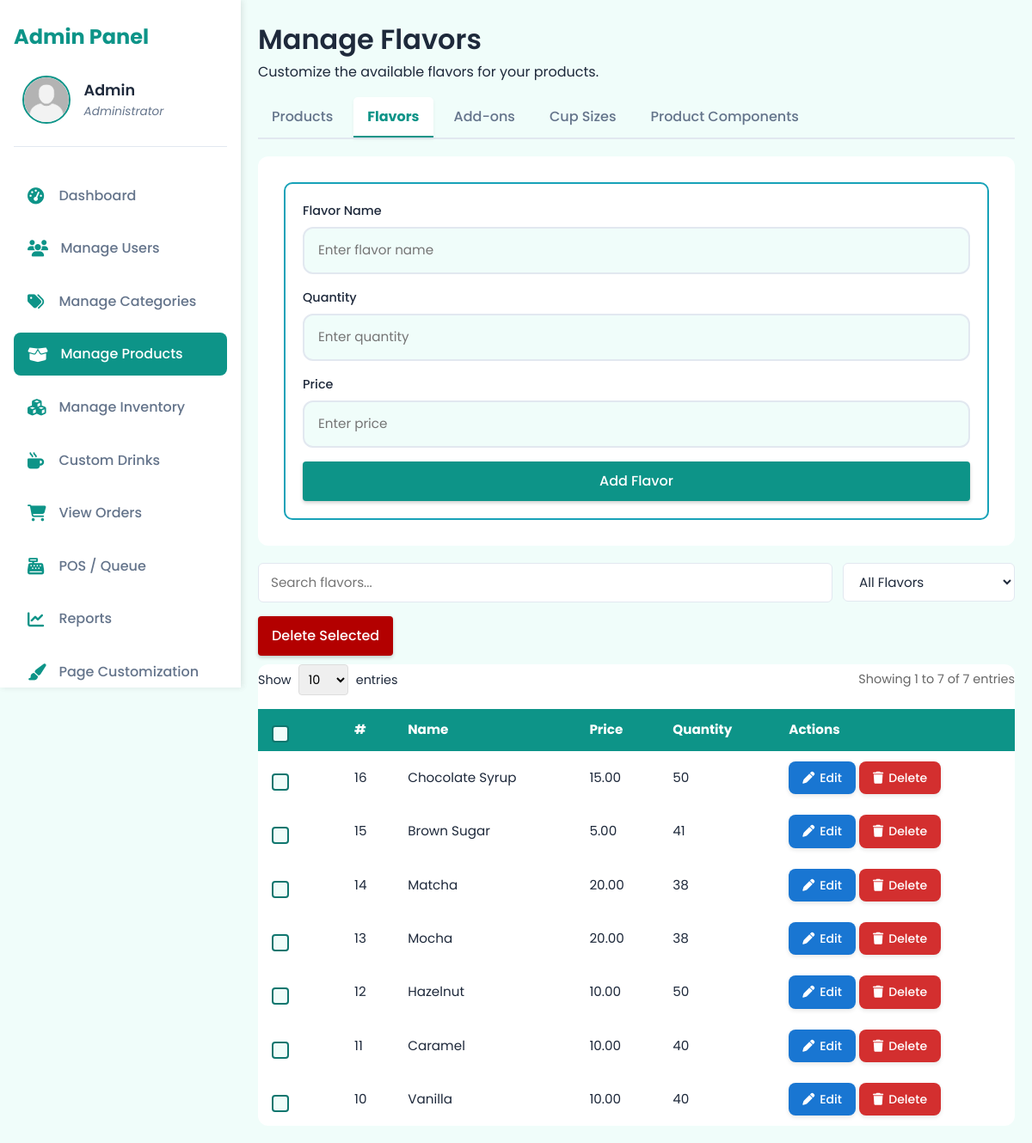
Screenshot of /dashboard/admin/manage-products.php?tab=flavors (signed in) with the database file from the repository.
### tables this page shows
CREATE TABLE `users` (
  `id` int(11) NOT NULL,
  `name` varchar(100) DEFAULT NULL,
  `email` varchar(100) DEFAULT NULL,
  `password` varchar(255) DEFAULT NULL,
  `account_type` enum('admin','customer') DEFAULT 'customer',
  `email_verified` tinyint(1) DEFAULT 0,
  `verification_code` varchar(6) DEFAULT NULL,
  `reset_code` varchar(6) DEFAULT NULL,
  `created_at` timestamp NOT NULL DEFAULT current_timestamp(),
  `full_name` varchar(150) DEFAULT NULL,
  `address` text DEFAULT NULL,
  `age` int(11) DEFAULT NULL,
  `birthday` date DEFAULT NULL,
  `profile_image` varchar(255) DEFAULT NULL,
  `failed_attempts` int(11) DEFAULT 0,
  `is_blocked` tinyint(1) DEFAULT 0
);

CREATE TABLE `flavors` (
  `flavor_id` int(11) NOT NULL,
  `flavor_name` varchar(100) NOT NULL,
  `quantity` int(11) DEFAULT 0,
  `created_at` timestamp NOT NULL DEFAULT current_timestamp(),
  `price` decimal(10,2) DEFAULT 0.00
);

### dashboard/admin/tabs/flavors.php (the view, shortened to what this page needs)
<?php
require_once __DIR__ . '/../../../config/db.php';
$entries_per_page = isset($_GET['entries']) ? (int)$_GET['entries'] : 10;
$current_page = isset($_GET['page']) ? (int)$_GET['page'] : 1;
$offset = ($current_page - 1) * $entries_per_page;
$total_records = $conn->query("SELECT COUNT(*) FROM flavors")->fetchColumn();
$flavors = $conn->query("SELECT * FROM flavors ORDER BY flavor_id DESC LIMIT $offset, $entries_per_page")->fetchAll();
?>
<!DOCTYPE html>
<html lang="en">
<head>
  <link rel="stylesheet" href="/alon_at_araw/assets/global.css"/>
  <link rel="stylesheet" href="/alon_at_araw/assets/styles/root-admin.css">
  <link rel="stylesheet" href="/alon_at_araw/assets/styles/flavors.css"/>
  <link rel="stylesheet" href="/alon_at_araw/assets/fonts/font.css">
  <link rel="stylesheet" href="https://cdnjs.cloudflare.com/ajax/libs/jquery-toast-plugin/1.3.2/jquery.toast.min.css" />
  <link rel="stylesheet" href="https://cdnjs.cloudflare.com/ajax/libs/font-awesome/6.4.0/css/all.min.css"/>
</head>
<body>
<?php include __DIR__ . '/../../../includes/admin-sidebar.php'; ?>
<main class="users-management">
  <div class="category-form-wrapper">
    <form method="POST" class="category-form">
      <div class="input-container">
        <label for="flavor-name">Flavor Name</label>
        <input type="text" id="flavor-name" name="flavor_name" placeholder="Enter flavor name" required />
      </div>
      <div class="input-container">
        <label for="quantity">Quantity</label>
        <input type="number" id="quantity" name="quantity" placeholder="Enter quantity" required min="1" />
      </div>
      <div class="input-container">
        <label for="price">Price</label>
        <input type="number" id="price" name="price" placeholder="Enter price" required min="1" />
      </div>
      <button type="submit" name="add_flavor" class="md-btn md-btn-primary">Add Flavor</button>
    </form>
  </div>
  <div class="user-controls">
    <input type="text" id="searchInput" placeholder="Search flavors..." class="search-input" />
    <div class="filter-dropdown">
    <select id="filterSelect" class="filter-select">
        <option value="all">All Flavors</option>
    </select>
    </div>
  </div>
  <form method="POST">
    <button type="button" id="triggerBulkDelete" class="md-btn danger">Delete Selected</button>
    <div class="table-container">
      <div class="table-controls">
        <div class="entries-control">
            <label>Show
                <select id="entriesSelect" onchange="changeEntries(this.value)">
                    <option value="10" <?= $entries_per_page == 10 ? 'selected' : '' ?>>10</option>
                </select>
                entries
            </label>
        </div>
        <div class="table-info">
            Showing <?= min(($current_page - 1) * $entries_per_page + 1, $total_records) ?> to
            <?= min($current_page * $entries_per_page, $total_records) ?> of <?= $total_records ?> entries
        </div>
    </div>
      <table class="user-table">
        <thead>
          <tr>
            <th><label class="md-checkbox"><input type="checkbox" id="select-all" /><span></span></label></th>
            <th>#</th>
            <th>Name</th>
            <th>Price</th>
            <th>Quantity</th>
            <th>Actions</th>
          </tr>
        </thead>
        <tbody>
          <?php if (count($flavors) > 0): ?>
            <?php foreach ($flavors as $flavor): ?>
                <?php
                    $isOutOfStock = $flavor['quantity'] == 0;
                    $rowClass = $isOutOfStock ? 'out-of-stock' : '';
                ?>
              <tr style="background-color: <?= $rowClass === 'out-of-stock' ? '#d3d3d3' : '' ?>" class="<?= $rowClass ?>">
                <td>
                  <label class="md-checkbox">
                    <input type="checkbox" name="selected_ids[]" value="<?= $flavor['flavor_id'] ?>" /><span></span>
                  </label>
                </td>
                <td><?= $flavor['flavor_id'] ?></td>
                <td><?= htmlspecialchars($flavor['flavor_name']) ?></td>
                <td><?= htmlspecialchars($flavor['price']) ?></td>
                <td><?= htmlspecialchars($flavor['quantity']) ?></td>
                 <td>
                <?php if ($isOutOfStock): ?>
                    <button
                    type="button"
                    class="custom-edit-btn edit-btn"
                    data-id="<?= $flavor['flavor_id'] ?>"
                    data-name="<?= htmlspecialchars($flavor['flavor_name'], ENT_QUOTES) ?>"
                    data-price="<?= $flavor['price'] ?>"
                    data-quantity="<?= $flavor['quantity'] ?>"
                    >
                    <i class="fas fa-plus"></i> Add Stock
                    </button>
                <?php else: ?>
                    <button
                    type="button"
                    class="custom-edit-btn edit-btn"
                    data-id="<?= $flavor['flavor_id'] ?>"
                    data-name="<?= htmlspecialchars($flavor['flavor_name'], ENT_QUOTES) ?>"
                    data-price="<?= $flavor['price'] ?>"
                    data-quantity="<?= $flavor['quantity'] ?>"
                    >
                    <i class="fas fa-pen"></i> Edit
                    </button>
                <?php endif; ?>
                <button
                    type="button"
                    class="custom-delete-btn delete-flavor"
                    data-id="<?= $flavor['flavor_id'] ?>"
                >
                    <i class="fas fa-trash"></i> Delete
                </button>
                </td>
              </tr>
            <?php endforeach; ?>
          <?php endif; ?>
        </tbody>
      </table>
    </div>
  </form>
</main>
</body>
</html>

### includes/admin-sidebar.php (shortened to what this page needs)
<?php
$currentPage = basename($_SERVER['PHP_SELF']);
require_once __DIR__ . '/../config/db.php';
$stmt = $conn->prepare("SELECT name, profile_image FROM users WHERE id = ?");
$stmt->execute([$_SESSION['user_id']]);
$admin = $stmt->fetch();
$rawPath = $admin['profile_image'] ?? '';
$cleanPath = preg_replace('#^(\.\./)+#', '', $rawPath);
$profileImagePath = $cleanPath
    ? '/alon_at_araw/' . $cleanPath
    : '/alon_at_araw/assets/images/avatar.png';
?>
<!DOCTYPE html>
<html lang="en">
<head>
    <link rel="stylesheet" href="/alon_at_araw/assets/global.css"/>
    <link rel="stylesheet" href="/alon_at_araw/assets/styles/root-admin.css">
    <link rel="stylesheet" href="/alon_at_araw/assets/styles/admin-sidebar.css"/>
    <link rel="stylesheet" href="/alon_at_araw/assets/fonts/font.css">
    <link rel="stylesheet" href="https://cdnjs.cloudflare.com/ajax/libs/jquery-toast-plugin/1.3.2/jquery.toast.min.css" />
    <link rel="stylesheet" href="https://cdnjs.cloudflare.com/ajax/libs/font-awesome/6.4.0/css/all.min.css"/>
</head>
<body>
<aside class="sidebar">
  <div class="sidebar-header">
  <h2>Admin Panel</h2>
  <a href="admin-profile.php" class="admin-profile-link">
    <div class="admin-profile">
      <img src="<?= htmlspecialchars($profileImagePath) ?>" alt="Admin Profile" class="profile-pic" />
      <div class="admin-info">
        <span class="admin-name"><?= htmlspecialchars($admin['name']) ?></span>
        <small class="admin-role">Administrator</small>
      </div>
    </div>
  </a>
</div>
  <nav class="nav-links">
    <ul>
      <li><a href="dashboard.php" class="<?= $currentPage === 'dashboard.php' ? 'active' : '' ?>"><i class="fas fa-tachometer-alt"></i> Dashboard</a></li>
      <li><a href="manage-users.php" class="<?= $currentPage === 'manage-users.php' ? 'active' : '' ?>"><i class="fas fa-users"></i> Manage Users</a></li>
      <li><a href="manage-categories.php" class="<?= $currentPage === 'manage-categories.php' ? 'active' : '' ?>"><i class="fas fa-tags"></i> Manage Categories</a></li>
      <li><a href="manage-products.php" class="<?= $currentPage === 'manage-products.php' ? 'active' : '' ?>"><i class="fas fa-box-open"></i> Manage Products</a></li>
      <li><a href="inventory.php" class="<?= $currentPage === 'inventory.php' ? 'active' : '' ?>"><i class="fas fa-cubes"></i> Manage Inventory</a></li>
      <li><a href="custom-drinks.php" class="<?= $currentPage === 'custom-drinks.php' ? 'active' : '' ?>"><i class="fas fa-mug-hot"></i> Custom Drinks</a></li>
      <li><a href="view-orders.php" class="<?= $currentPage === 'view-orders.php' ? 'active' : '' ?>"><i class="fas fa-shopping-cart"></i> View Orders</a></li>
      <li><a href="pos.php" class="<?= $currentPage === 'pos.php' ? 'active' : '' ?>"><i class="fas fa-cash-register"></i> POS / Queue</a></li>
      <li><a href="reports.php" class="<?= $currentPage === 'reports.php' ? 'active' : '' ?>"><i class="fas fa-chart-line"></i> Reports</a></li>
      <li><a href="customize-site.php" class="<?= $currentPage === 'customize-site.php' ? 'active' : '' ?>"><i class="fas fa-paint-brush"></i> Page Customization</a></li>
    </ul>
  </nav>
</aside>
</body>
</html>

### assets/global.css (style rules this page uses)
* { margin: 0; padding: 0; box-sizing: border-box; }
html { scroll-behavior: smooth; }
body { font-family: 'Poppins', sans-serif; font-size: 16px; line-height: 1.6; background-color: #fff; color: #000; }
a { text-decoration: none; color: inherit; }
button { cursor: pointer; border: none; outline: none; font: inherit; }
input, select, textarea { font: inherit; border: 1px solid #ccc; padding: 0.5rem; border-radius: 4px; }
h1, h2, h3, h4, h5, h6 { font-weight: 600; color: inherit; }

### assets/styles/root-admin.css (style rules this page uses)
:root { --sidebar-width: 280px; --color-primary: #0d9488; --color-primary-hover: #0f766e; --color-bg: #f0fdfa; --color-sidebar-bg: #ffffff; --color-text-primary: #1e293b; --color-text-secondary: #64748b; --color-text-hover: #0d9488; --color-border: #e2e8f0; --color-shadow: rgba(0, 0, 0, 0.05); --color-error: #b30000; --color-success: #28a745; --color-warning: #ffc107; --color-info: #17a2b8; --color-bg-error: #ffe5e5; --color-bg-success: #e5ffe5; --color-bg-warning: #fff8e5; }

### assets/styles/admin-sidebar.css (style rules this page uses)
body { margin: 0; background-color: var(--color-bg); color: var(--color-text-primary); }
.sidebar { position: fixed; top: 0; left: 0; height: 100vh; width: var(--sidebar-width); background-color: var(--color-sidebar-bg); box-shadow: 2px 0 8px var(--color-shadow); display: flex; flex-direction: column; padding: 1.5rem 1rem; overflow-y: auto; transition: width 0.3s ease; z-index: 1000; }
.sidebar-header { margin-bottom: 2rem; border-bottom: 1px solid var(--color-border); padding-bottom: 1rem; }
.sidebar-header h2 { font-weight: 700; font-size: 1.5rem; color: var(--color-primary); margin-bottom: 1rem; user-select: none; }
.admin-profile { display: flex; align-items: center; gap: 1rem; }
.profile-pic { width: 56px; height: 56px; border-radius: 50%; object-fit: cover; border: 2px solid var(--color-primary); }
.admin-info { display: flex; flex-direction: column; justify-content: center; }
.admin-name { font-weight: 600; font-size: 1.1rem; color: var(--color-text-primary); user-select: text; }
.admin-role { font-size: 0.85rem; color: var(--color-text-secondary); font-style: italic; }
.nav-links ul { list-style: none; padding: 0; margin: 0; }
.nav-links li { margin-bottom: 0.75rem; }
.nav-links a { display: flex; align-items: center; gap: 0.9rem; text-decoration: none; font-weight: 500; font-size: 1rem; color: var(--color-text-secondary); padding: 0.75rem 1rem; border-radius: 8px; transition: background-color 0.1s ease, color 0.25s ease; user-select: none; }
.nav-links a i { min-width: 22px; font-size: 1.2rem; color: var(--color-primary); transition: color 0.25s ease; }
.nav-links a:hover, .nav-links a.active { background-color: var(--color-primary); color: white; }
.nav-links a:hover i, .nav-links a.active i { color: white; }
.admin-profile-link { text-decoration: none; display: block; cursor: pointer; border-radius: 8px; padding: 0.6rem; transition: background-color 0.1s ease; }

### rows the page displays
users: name "Admin"
flavors: flavor_id "16", flavor_name "Chocolate Syrup", price "15.00", quantity "50"
flavors: flavor_id "15", flavor_name "Brown Sugar", price "5.00", quantity "41"
flavors: flavor_id "14", flavor_name "Matcha", price "20.00", quantity "38"
flavors: flavor_id "13", flavor_name "Mocha", price "20.00", quantity "38"
flavors: flavor_id "12", flavor_name "Hazelnut", price "10.00", quantity "50"
flavors: flavor_id "11", flavor_name "Caramel", price "10.00", quantity "40"
flavors: flavor_id "10", flavor_name "Vanilla", price "10.00", quantity "40"

### other values shown
$current_tab_title "Manage Flavors"
$current_tab_desc "Customize the available flavors for your products."
min(($current_page - 1) * $entries_per_page + 1, $total_records) "1"
min($current_page * $entries_per_page, $total_records) "7"
$total_records "7"
